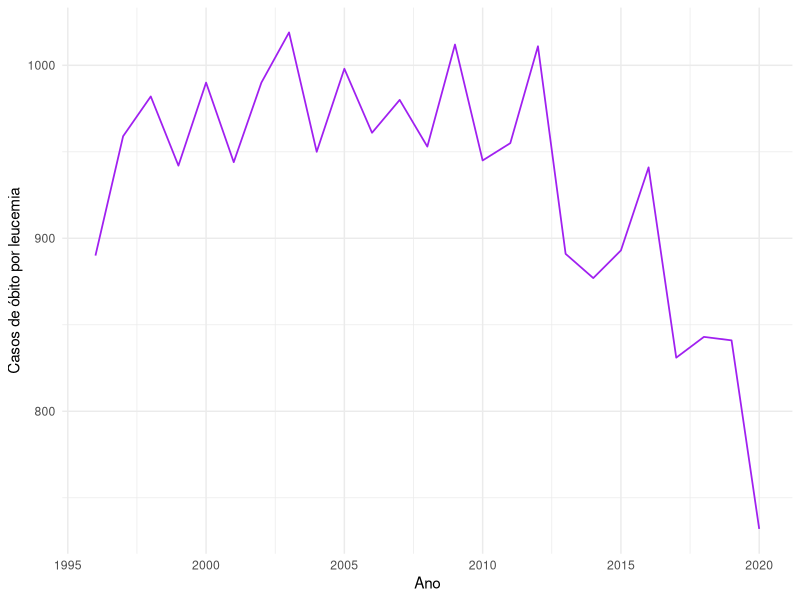
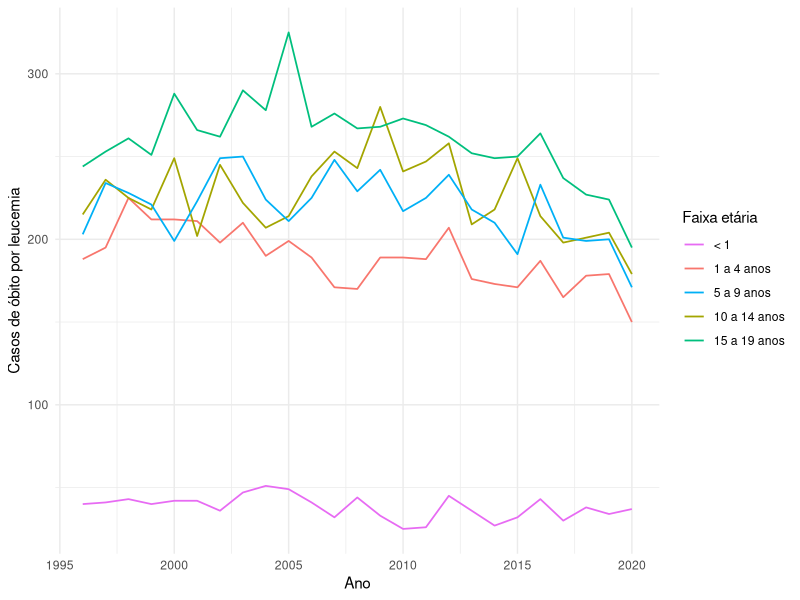
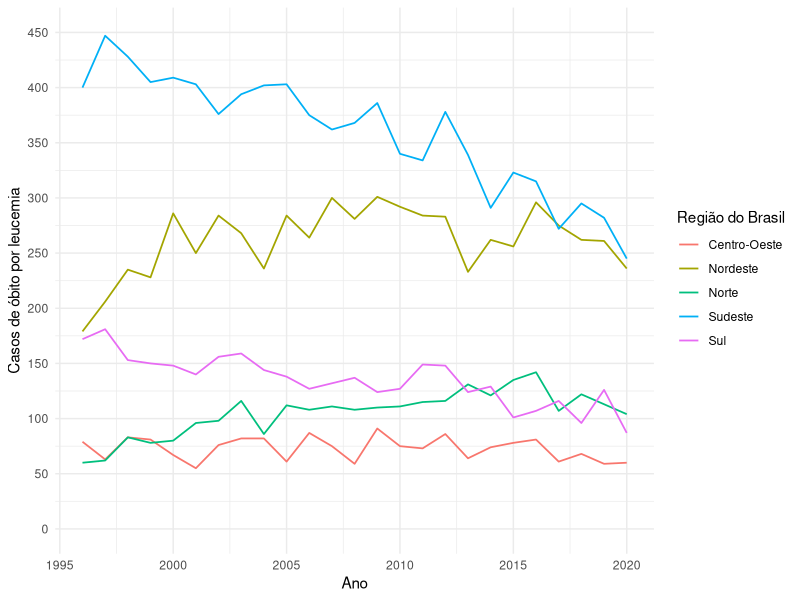

R code for these plots, in order:
## ---- chunk 1
knitr::opts_chunk$set(echo = TRUE)
## ---- chunk 2
library(readxl)
library(tidyverse)
library(viridis)
library(sf)

menor_1 <- read_excel("menor_1.xlsx", 
                      col_types = c("text", "numeric", "numeric", 
                                    "text"))

um_quatro <- read_excel("um_quatro.xlsx", 
                        col_types = c("text", "numeric", "numeric", 
                                      "text"))

cinco_nove <- read_excel("cinco_nove.xlsx", 
                         col_types = c("text", "numeric", "numeric", 
                                       "text"))

dez_quatorze <- read_excel("dez_quatorze.xlsx", 
                           col_types = c("text", "numeric", "numeric", 
                                         "text"))

quinze_dezenove <- read_excel("quinze_dezenove.xlsx", 
                              col_types = c("text", "numeric", "numeric", 
                                            "text"))

dados2<- rbind(menor_1, um_quatro, cinco_nove, dez_quatorze, quinze_dezenove)

dados2 <- na.exclude(dados2) #Exclui NA

dados2 <- dados2 %>%
  separate(`Macrorregião de Saúde`, c("regiao", "macrorregiao")) %>%
  mutate(
    regiao = case_when(
      regiao = 1101 & regiao <= 1702 ~ "Norte",
      regiao = 2109 & regiao <= 2918 ~ "Nordeste",
      regiao = 3101 & regiao <= 3534 ~ "Sudeste",
      regiao = 4105 & regiao <= 4314 ~ "Sul",
      regiao = 5005 & regiao <= 5305 ~ "Centro-Oeste")) 

## ---- chunk 3
### Agrupa por ano
dados_agrupados <- dados2 %>%
  group_by(ano) %>%
  summarise(casos_soma = sum(casos))

ggplot(dados_agrupados, aes(ano, casos_soma))+
  geom_line(color = "purple", size = 0.6) +
  theme_minimal() +
  labs(x = "Ano",
       y = "Casos de óbito por leucemia")
## ---- chunk 4
###Agrupa por faixa_etaria
dados_agrupados1 <- dados2 %>%
  group_by(faixa_etaria, ano) %>%
  summarise(casos_soma = sum(casos))

ggplot(dados_agrupados1, aes(ano, casos_soma, color = faixa_etaria))+
  geom_line(size = 0.6) +
  theme_minimal() +
  labs(x = "Ano",
       y = "Casos de óbito por leucemia",
       color = "Faixa etária") +
  scale_color_discrete(breaks = c("menor que 1", "1-4 anos", "5-9 anos",
                                  "10-14 anos",
                                  "15-19 anos"),
                       labels = c("< 1", "1 a 4 anos",
                                  "5 a 9 anos", "10 a 14 anos", "15 a 19 anos"))

## ---- chunk 5
###Agrupa por regiao
dados_agrupados2 <- dados2 %>%
  group_by(regiao, ano) %>%
  summarise(casos_soma = sum(casos))

ggplot(dados_agrupados2, aes(ano, casos_soma, color = regiao))+
  geom_line(size = 0.6) +
  theme_minimal() +
  labs(x = "Ano",
       y = "Casos de óbito por leucemia",
       color = "Região do Brasil") +
  scale_y_continuous(
    limits = c(0, 450),
    breaks = seq(0, 450, 50)
  )
